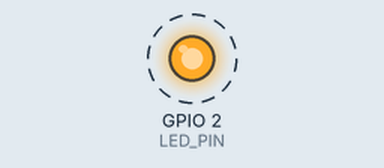
A sketch run on a simulated ESP32. Shown: output pins drawn as LEDs (lit = HIGH). Dashed ring = blinking. What the sketch prints to the serial monitor is not drawn.

Above: at 0.5 s.
Timing chart, 0 to 4.6 s (numbered marks = the images above):
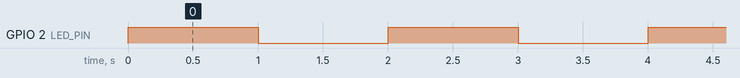

Measured:
- by itself, GPIO 2 (LED_PIN): alternates HIGH for 1.0 s and LOW for 1.0 s

The sketch:

sketch.ino
```cpp
#define LED_PIN 2

void setup() {
  Serial.begin(115200); // Initialize Serial Monitor
  pinMode(LED_PIN, OUTPUT);
  Serial.println("IoT Device Started - Blinking LED...");
}

void loop() {
  Serial.println("LED ON");
  digitalWrite(LED_PIN, HIGH);
  delay(1000);

  Serial.println("LED OFF");
  digitalWrite(LED_PIN, LOW);
  delay(1000);
}
```
